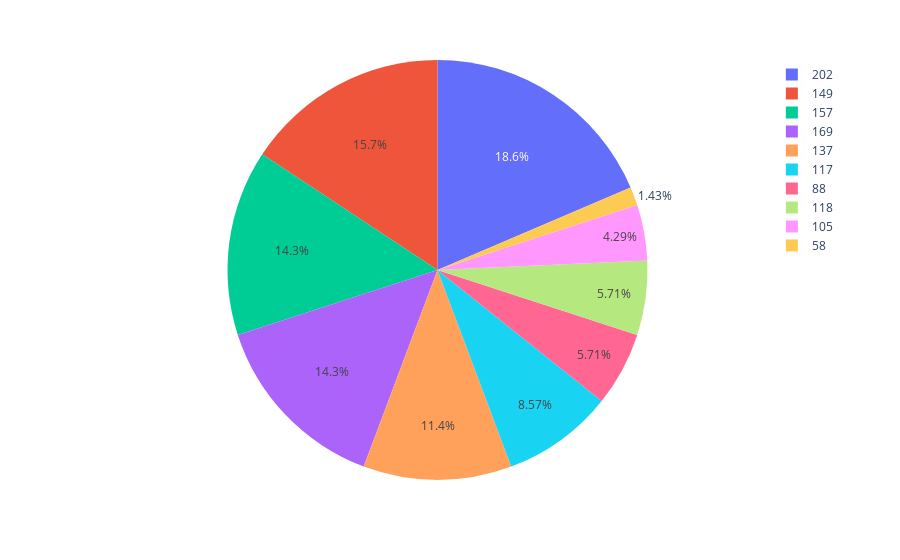

This figure's notebook cell:
### Code cell
#Grafico de pizza/torta

data = dadosFastFood

fig = px.pie(data, values='População', names='Vendas')

fig.show()

### Figure 1 — Plotly figure (JSON) as saved in the notebook; plotly's stock layout.template omitted (floating-point values rounded to 4 significant figures)
{"data": [{"domain": {"x": [0, 1], "y": [0, 1]}, "hovertemplate": "Vendas=%{label}<br>População=%{value}<extra></extra>", "labels": [58, 105, 88, 118, 117, 137, 157, 169, 149, 202], "legendgroup": "", "name": "", "showlegend": true, "type": "pie", "values": [2, 6, 8, 8, 12, 16, 20, 20, 22, 26]}], "layout": {"legend": {"tracegroupgap": 0}, "margin": {"t": 60}}}
